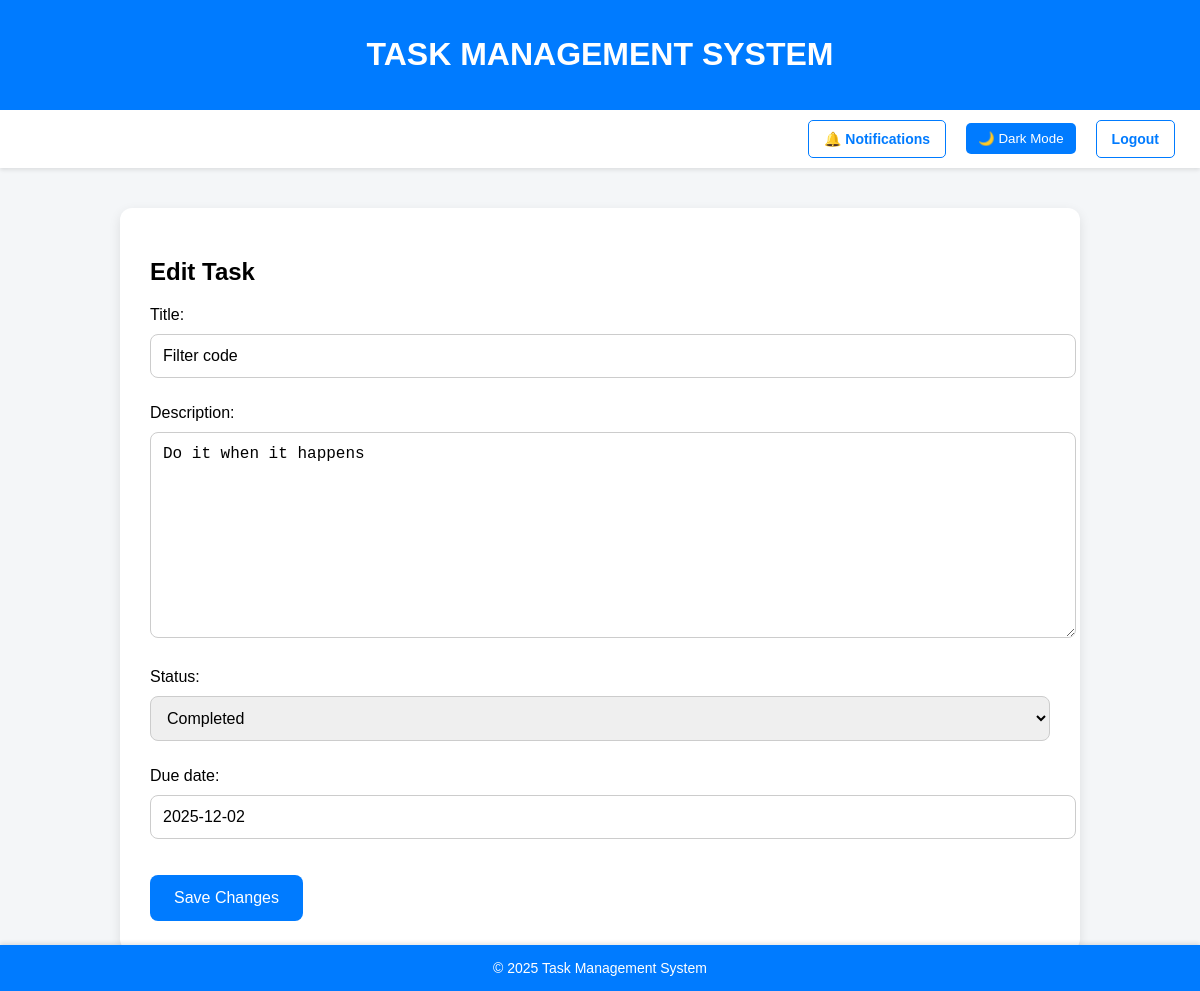
The page /tasks/1/edit/ (signed in) on the database its author committed.
### core/models.py (models this page shows, shortened)
class Task(models.Model):
    STATUS_CHOICES = [
        ('Pending', 'Pending'),
        ('In Progress', 'In Progress'),
        ('Completed', 'Completed'),
    ]
    title = models.CharField(max_length=255)
    description = models.TextField()
    status = models.CharField(max_length=20, choices=STATUS_CHOICES, default='Pending')
    due_date = models.DateField()
    created_at = models.DateTimeField(auto_now_add=True)
    owner = models.ForeignKey(User, on_delete=models.CASCADE, related_name="owned_tasks")
    shared_with = models.ManyToManyField(User, related_name="shared_tasks", blank=True)
    class Meta:
        indexes = [
            models.Index(fields=['created_at'], name='idx_created_at'),
        ]

### core/views.py (the view)
# urls.py: path('tasks/<int:pk>/edit/', views.task_update, name='task_update'),
@login_required(login_url='login')
def task_update(request, pk):
    try:
        task = Task.objects.get(pk=pk, owner=request.user)
        if request.method == 'POST':
            form = TaskForm(request.POST, instance=task)
            if form.is_valid():
                form.save()
                return redirect('home_page')
        else:
            form = TaskForm(instance=task)
        return render(request, 'core/task_form.html', {'form': form})
    except Task.DoesNotExist:
        return HttpResponse('Task not found', status=404)

### core/forms.py (shortened to what this page needs)
class TaskForm(forms.ModelForm):
    class Meta:
        model = Task
        fields = ['title', 'description', 'status', 'due_date']

### templates/core/task_form.html (shortened to what this page needs)
{% extends 'partials/base.html' %}
{% load static %}
{% block content %}
    <h2>Edit Task</h2>
    <form method="POST">
        {{ form.as_p }}
        <button type="submit" class="submit-btn">Save Changes</button>
    </form>
{% endblock %}

### static/css/style.css (style rules this page uses)
body { font-family: 'Poppins', sans-serif; background-color: #f4f6f8; margin: 0; padding: 0; }
form input, form textarea, form select { width: 100%; padding: 12px; margin: 10px 0; border: 1px solid #ccc; border-radius: 8px; font-size: 16px; }
form button { background-color: #007bff; color: white; border: none; padding: 14px 24px; border-radius: 8px; font-size: 16px; cursor: pointer; margin-top: 10px; transition: background-color 0.3s ease-in-out; }

### rows shown on the page
Task: title "Filter code", description "Do it when it happens", status "Completed", due_date "2025-12-02"
